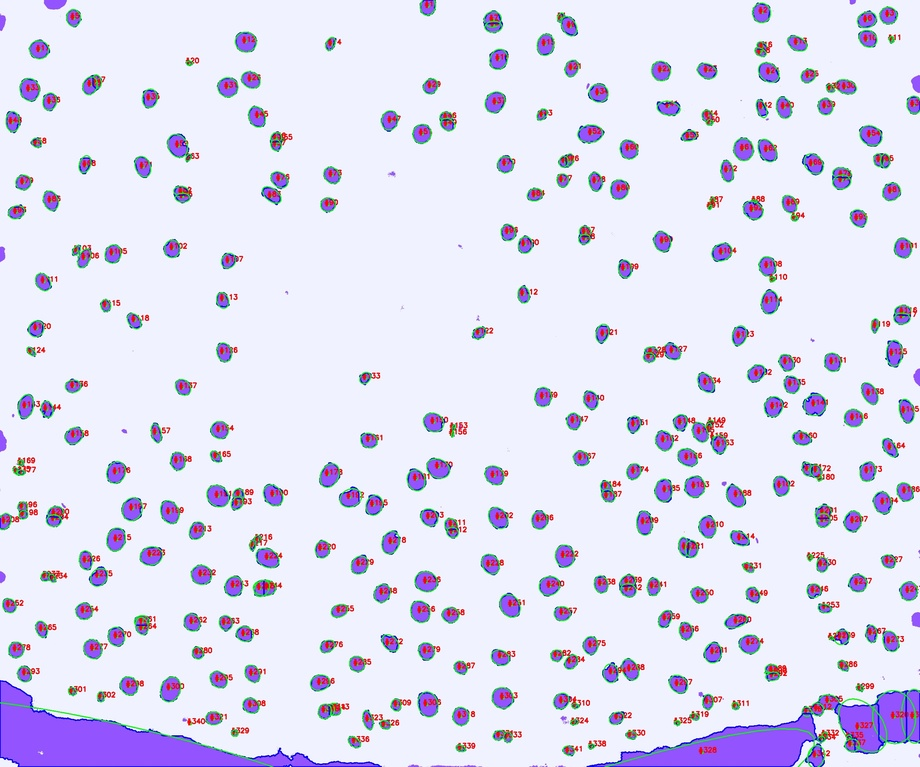
#> input picture vessels.jpg, 920 x 767 px, shrunk from 2464 x 2056 before the run
$ python trait_extract.py --image vessels.jpg   (older library calls are emulated)
#> lines starting #> are read from the running program, lines starting #| are printed output that depends on the picture; after the words box and inside, x2 and y2 are one past the last pixel; in counts of white or black regions, pixels touching at a corner belong together
#> further down, image is the input picture: shape (767, 920, 3); mean B, G, R 241.4, 221.5, 223.5
#| (767, 920, 3)
#| uint8
### tools/utils.py
"""
Version: 1.0
Summary: color clustering alogrithm, designed for analysis color distributation in plant image
Author: suxing liu
Author-email: suxingliu@gmail.com

USAGE

import utils
# using as a library

"""
#!/usr/bin/python


import cv2
import matplotlib.colors as colors
# import the necessary packages
import numpy as np
from matplotlib import pyplot as plt
from matplotlib.ticker import FormatStrFormatter


# Function of rgb to hex color space
def rgb_to_hex(rgb_tuple):
    return colors.rgb2hex([1.0*x/255 for x in rgb_tuple])

# Function for generating the histogram using centered labels
def centroid_histogram(clt):
    # grab the number of different clusters and create a histogram
    # based on the number of pixels assigned to each cluster
    numLabels = np.arange(0, len(np.unique(clt.labels_)) + 1)
    (hist, _) = np.histogram(clt.labels_, bins = numLabels)

    # normalize the histogram, such that it sums to one
    hist = hist.astype("float")
    hist /= hist.sum()

    # return the histogram
    return hist

# Function for plotting the histogram using centered labels
def plot_centroid_histogram(path, clt):
    # grab the number of different clusters and create a histogram
    # based on the number of pixels assigned to each cluster
    numLabels = np.arange(0, len(np.unique(clt.labels_)) + 1)
    #(hist, _) = np.histogram(clt.labels_, bins = numLabels)

    #prepare a new figure
    fig, ax = plt.subplots()

    #setting the titles and lables, style
    plt.title("Dominant Color Distribution Histogram")
    plt.xlabel("Color Value")
    plt.ylabel("Percentage")
    counts, bins, patches = ax.hist(clt.labels_, numLabels, normed=1, histtype='bar', stacked=True, color='gray',alpha=0.8,edgecolor='gray')

    # Set the ticks to be at the edges of the bins.
    ax.set_xticks(bins)
    # Set the xaxis's tick labels to be formatted with 1 decimal place...
    ax.xaxis.set_major_formatter(FormatStrFormatter('%0.1f'))

    #centroids = sorted(clt.cluster_centers_, reverse = True)

    centroids = clt.cluster_centers_

    # Setting each cluster's value
    for bin_size, cbin, patch, color in zip(counts, bins, patches, centroids):
        bin_color = color.astype("uint8").tolist()
        bin_color_val = rgb_to_hex(bin_color)
        patch.set_facecolor(bin_color_val)
        patch.set_label(bin_color)
        #print (bin_color_val)
        #print len(centroids)
        #print len(counts)

    # add legend to a plot
    plt.legend()


    # Label the raw counts and the percentages below the x-axis...
    bin_centers = 0.5 * np.diff(bins) + bins[:-1]
    for count, x in zip(counts, bin_centers):

        # Label the percentages
        percent = '%0.000f%%' % (100 * float(count) / counts.sum())
        ax.annotate(percent, xy=(x, 0), xycoords=('data', 'axes fraction'),xytext=(0, -32), textcoords='offset points', va='top', ha='center')

    # Give more room at the bottom of the plot
    plt.subplots_adjust(bottom=0.15)

    #set the clutser distributation figure name
    #define result path for labeled images
    fig_name = path + 'color_distribution.png'
    #fig_name = 'Color_Distribution.png'

    #save plot as an image
    plt.savefig(fig_name)

    plt.close(fig)


    '''
    # Save the cluster results into text file
    file_name = 'color_data.txt'

    # save each clustre result as one line with space
    counts_sorted = sorted(counts, reverse = True)
    with open(file_name, 'a') as f:
        #for idx in min(range(len(centroids)),range(len(counts))):
        for idx in range(len(counts_sorted)):
            #bin_color = color.astype("uint8").tolist()
            #bin_color_val = rgb_to_hex(bin_color)
            bin_color_val = 'Level'
            percent = '%0.000f' % (100 * float(counts_sorted[idx]) / counts.sum())
            #f.write('%s\n' % ((bin_color_val) + '   ' + str(percent)))
            f.write('%s\t' % (str(percent)))
        f.write('\n')
    '''

    '''
    fig = plt.figure(5)
    #clustered = np.hstack([image, quant])
    clustered = quant
    plt.imshow(clustered)
    #plt.show()


    #save clustered image
    filename = args["image"]
    fig_name = (str(filename[0:-4]) + '_' +'cluster_out.png')
    fig_path_save = save_path + fig_name
    mpimg.imsave(fig_path_save, clustered)
    '''
    #plt.show()

    return numLabels

# Function for plotting the color distributation as a bar figure
def plot_colors(hist, centroids):
    # initialize the bar chart representing the relative frequency
    # of each of the colors
    bar = np.zeros((10, 100, 3), dtype = "uint8")
    startX = 0


    # loop over the percentage of each cluster and the color of
    # each cluster
    for (percent, color) in zip(hist, centroids):
        # plot the relative percentage of each cluster
        endX = startX + (percent * 100)
        cv2.rectangle(bar, (int(startX), 0), (int(endX), 10), color.astype("uint8").tolist(), -1)
        startX = endX

    # return the bar chart
    return bar

# Function for plotting the histogram using centered labels
# [50 lines left out: function plot_labeled_histogram, not called in this run]


def plot_color_bar(path, bar):

    #show color bart and save bar figure
    fig = plt.figure(0)
    plt.title("Color Distributation Histogram")
    plt.imshow(bar)
    plt.xlabel("Percentage")
    plt.ylabel("Color category")
    frame = plt.gca()
    #frame.axes.get_xaxis().set_visible(False)
    frame.axes.get_yaxis().set_visible(False)

    #save bar image
    complete_path = path + 'color_bar.png'
    plt.savefig(complete_path)
    plt.close(fig)


### tools/curvature.py
import numpy as np
from scipy import optimize


class ComputeCurvature:

    def __init__(self,x,y):
        """ Initialize some variables """
        self.xc = 0  # X-coordinate of circle center
        self.yc = 0  # Y-coordinate of circle center
        self.r = 0   # Radius of the circle
        self.xx = np.array([])  # Data points
        self.yy = np.array([])  # Data points
        self.x = x  # X-coordinate of circle center
        self.y = y  # Y-coordinate of circle center

    def calc_r(self, xc, yc):
        """ calculate the distance of each 2D points from the center (xc, yc) """
        return np.sqrt((self.xx-xc)**2 + (self.yy-yc)**2)

    def f(self, c):
        """ calculate the algebraic distance between the data points and the mean circle centered at c=(xc, yc) """
        ri = self.calc_r(*c)
        return ri - ri.mean()

    def df(self, c):
        """ Jacobian of f_2b
        The axis corresponding to derivatives must be coherent with the col_deriv option of leastsq"""
        xc, yc = c
        df_dc = np.empty((len(c), self.x.size))

        ri = self.calc_r(xc, yc)
        df_dc[0] = (xc - self.x)/ri                   # dR/dxc
        df_dc[1] = (yc - self.y)/ri                   # dR/dyc
        df_dc = df_dc - df_dc.mean(axis=1)[:, np.newaxis]
        return df_dc

    def fit(self, xx, yy):
        self.xx = xx
        self.yy = yy
        center_estimate = np.r_[np.mean(xx), np.mean(yy)]
        center = optimize.leastsq(self.f, center_estimate, Dfun=self.df, col_deriv=True)[0]

        self.xc, self.yc = center
        ri = self.calc_r(*center)
        self.r = ri.mean()

        return 1 / self.r  # Return the curvature

### trait_extract.py
"""
Name: color_segmentation.py

Version: 1.0

Summary:  Extract plant traits (leaf area, width, height, ) by paralell processing

Author: suxing liu

Author-email: suxingliu@gmail.com

Created: 2018-09-29

USAGE:

time python3 trait_extract.py -i 01.jpg


"""

import argparse
# import the necessary packages
import os
import warnings

import cv2
import numpy as np
from openpyxl import Workbook
from openpyxl import load_workbook
from scipy import ndimage
from scipy.spatial import distance as dist
from skimage import img_as_float, img_as_ubyte, img_as_bool
from skimage.feature import peak_local_max
from skimage.morphology import watershed, medial_axis
from sklearn.cluster import KMeans
from sklearn.cluster import MiniBatchKMeans

from tools import utils
from tools.curvature import ComputeCurvature

warnings.filterwarnings("ignore")


MBFACTOR = float(1<<20)


# generate foloder to store the output results
def mkdir(path):
    # import module
    import os

    # remove space at the beginning
    path=path.strip()
    # remove slash at the end
    path=path.rstrip("\\")

    # path exist?   # True  # False
    isExists=os.path.exists(path)

    # process
    if not isExists:
        # construct the path and folder
        print (path + ' folder constructed!')
        # make dir
        os.makedirs(path)
        return True
    else:
        # if exists, return
        print (path+' path exists!')
        return False


def color_cluster_seg(image, args_colorspace, args_channels, args_num_clusters):

    # Change image color space, if necessary.
#> called with args_colorspace = 'lab', args_channels = '1', args_num_clusters = 2
    colorSpace = args_colorspace.lower()

    if colorSpace == 'hsv':
        image = cv2.cvtColor(image, cv2.COLOR_BGR2HSV)

    elif colorSpace == 'ycrcb' or colorSpace == 'ycc':
        image = cv2.cvtColor(image, cv2.COLOR_BGR2YCrCb)

    elif colorSpace == 'lab':
        image = cv2.cvtColor(image, cv2.COLOR_BGR2LAB)
#> image: shape (767, 920, 3); mean of channels 0, 1, 2 227.4, 133.2, 119.2

    else:
        colorSpace = 'bgr'  # set for file naming purposes

    # Keep only the selected channels for K-means clustering.
    if args_channels != 'all':
        channels = cv2.split(image)
        channelIndices = []
        for char in args_channels:
            channelIndices.append(int(char))
        image = image[:,:,channelIndices]
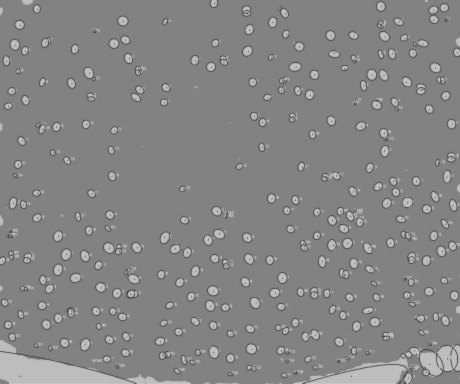
#> image: shape (767, 920, 1) (shown at 1/2 size); min 57, max 204, mean 133.2
        if len(image.shape) == 2:
            image.reshape(image.shape[0], image.shape[1], 1)

    (width, height, n_channel) = image.shape

    #print("image shape: \n")
    #print(width, height, n_channel)


    # Flatten the 2D image array into an MxN feature vector, where M is the number of pixels and N is the dimension (number of channels).
    reshaped = image.reshape(image.shape[0] * image.shape[1], image.shape[2])


    # Perform K-means clustering.
    if args_num_clusters < 2:
        print('Warning: num-clusters < 2 invalid. Using num-clusters = 2')

    #define number of cluster
    numClusters = max(2, args_num_clusters)

    # clustering method
    kmeans = KMeans(n_clusters = numClusters, n_init = 40, max_iter = 500).fit(reshaped)

    # get lables
    pred_label = kmeans.labels_

    # Reshape result back into a 2D array, where each element represents the corresponding pixel's cluster index (0 to K - 1).
    clustering = np.reshape(np.array(pred_label, dtype=np.uint8), (image.shape[0], image.shape[1]))
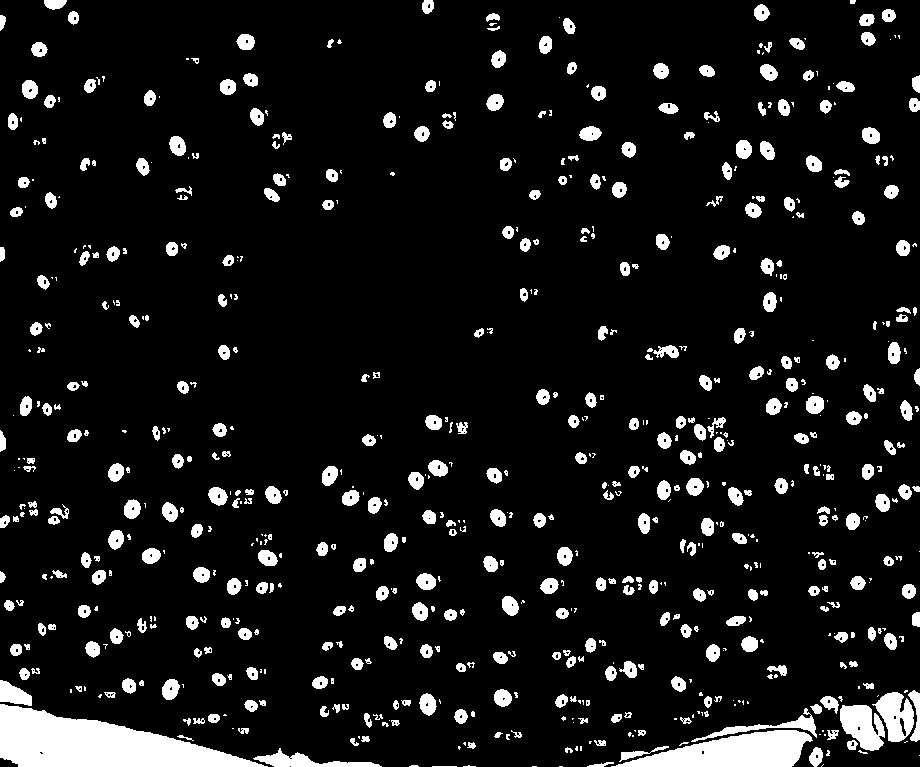
#> clustering: shape (767, 920); values 0 (black) and 1 (white), 8.9% white; 697 white regions (264 under 20 px), largest, box (x1, y1, x2, y2) and area: (0, 704, 268, 767) 9418, (611, 730, 813, 767) 4447, (840, 705, 885, 751) 1397

    # Sort the cluster labels in order of the frequency with which they occur.
    sortedLabels = sorted([n for n in range(numClusters)],key = lambda x: -np.sum(clustering == x))
#> sortedLabels = [0, 1]

    # Initialize K-means grayscale image; set pixel colors based on clustering.
    kmeansImage = np.zeros(image.shape[:2], dtype=np.uint8)
    for i, label in enumerate(sortedLabels):
        kmeansImage[clustering == label] = int(255 / (numClusters - 1)) * i
#> this loop made 2 passes
#> label on passes 1 to 2: 0, 1

    ret, thresh = cv2.threshold(kmeansImage,0,255,cv2.THRESH_BINARY | cv2.THRESH_OTSU)
#> ret = 0

    #print("thresh.dtype")
    #print(thresh.dtype)


    nb_components, output, stats, centroids = cv2.connectedComponentsWithStats(thresh, connectivity=8)
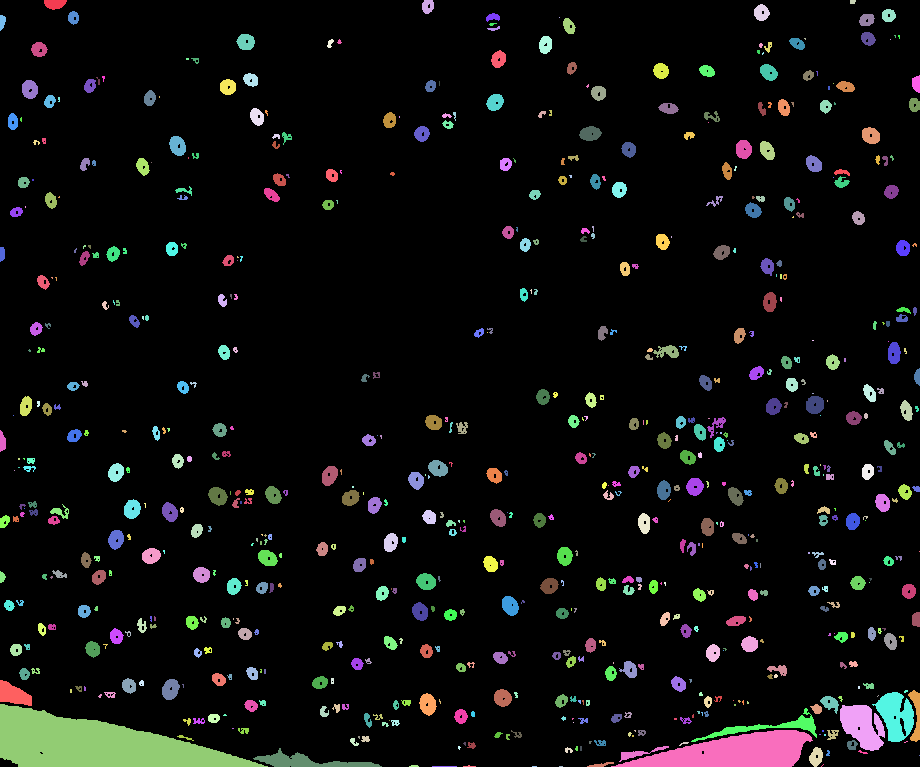
#> output: shape (767, 920) int32; 698 distinct labels, from 0 to 697; one colour per label, 0 black
#> nb_components = 698; stats = 698 rows, first 6: [0, 0, 920, 767, 642949], [44, 0, 23, 10, 175], [422, 0, 12, 14, 133], [850, 0, 6, 4, 22], [754, 4, 16, 17, 194], [882, 9, 14, 13, 142]; centroids = 698 pairs, first value 1.83 to 919, second value 1.41 to 766

    sizes = stats[1:, -1]
#> sizes = 697 values, max 9418 at index 624, min 1 at index 9, mean 89.94
#> (the rest of the program and of its run is left out)
